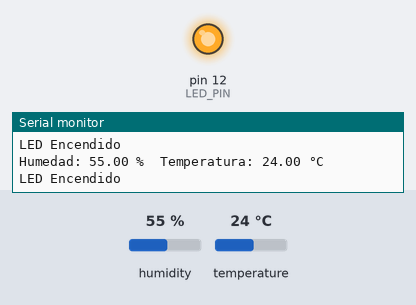
Bench run of a sketch on a simulated Arduino Uno, built with avr-gcc and run on an emulated ATmega328P. Shown: output pins drawn as LEDs (lit = HIGH), the last lines printed to the serial monitor. The test bench sets the inputs (shaded band); at power-on: temperature 24 °C, humidity 55 %.

Above: at 6.8 s.
6.9 s: temperature set to 21 °C
11.4 s: temperature set to 18 °C
At 12.9 s:
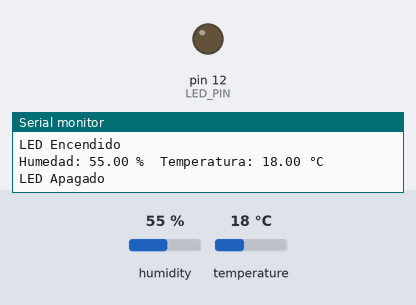
16.6 s: temperature set to 28 °C
At 19.3 s:
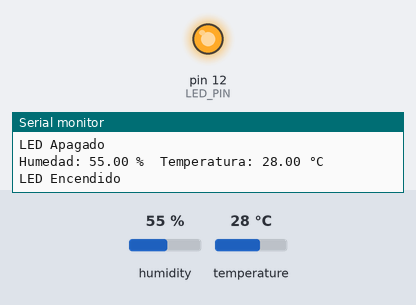
21.1 s: temperature set to 12 °C
At 22.5 s:
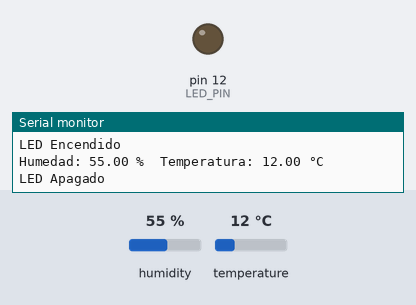
Timing chart, 0 to 24.1 s (numbered marks = the images above; inputs shaded):
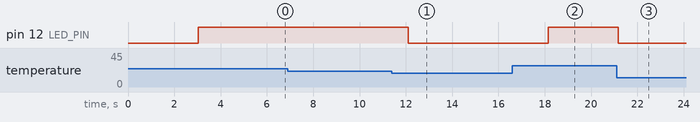

The sketch:

Arduino_humidity_temperature_code.ino
```cpp
#include <DHT.h>
#include <Adafruit_Sensor.h>

#define DHTPIN 4          // Pin D2 en el ESP8266 (GPIO 4)
#define DHTTYPE DHT11     // Tipo de sensor
#define LED_PIN 12        // Pin D6 en el ESP8266 (GPIO 12)
#define TEMP_THRESHOLD 20 // Temperatura a la que se enciende el LED

DHT dht(DHTPIN, DHTTYPE);

void setup() {
  Serial.begin(115200);
  dht.begin();
  pinMode(LED_PIN, OUTPUT);
}

void loop() {
  delay(3000);  // Espera 3 segundos entre lecturas

  float humedad = dht.readHumidity();
  float temperatura = dht.readTemperature();

  // Verifica si hay error de lectura
  if (isnan(humedad) || isnan(temperatura)) {
    Serial.println("Error al leer el sensor DHT11");
    return;
  }

  // Muestra la humedad y temperatura en el Serial Monitor
  Serial.print("Humedad: ");
  Serial.print(humedad);
  Serial.print(" %\t");
  Serial.print("Temperatura: ");
  Serial.print(temperatura);
  Serial.println(" °C");

  // Control del LED basado en la temperatura
  if (temperatura >= TEMP_THRESHOLD) {
    digitalWrite(LED_PIN, HIGH);   // Enciende el LED
    Serial.println("LED Encendido");  // Indica que el LED está encendido
  } else {
    digitalWrite(LED_PIN, LOW);    // Apaga el LED
    Serial.println("LED Apagado");  // Indica que el LED está apagado
  }
}
```

Measured:
- the behaviour switches between 20 and 19 °C on temperature (found by bisection; images 0 and 1)
- after the input at 11.4 s, pin 12 (LED_PIN): HIGH → LOW after 0.70 s
- after the input at 16.6 s, pin 12 (LED_PIN): LOW → HIGH after 1.5 s
- after the input at 21.1 s, pin 12 (LED_PIN): HIGH → LOW after 0.07 s
